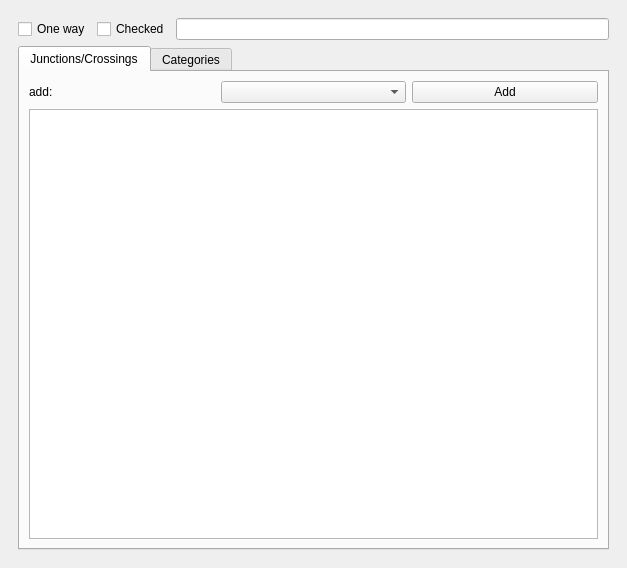
<?xml version="1.0" encoding="UTF-8"?>
<ui version="4.0">
 <class>site_categoriserDockWidgetBase</class>
 <widget class="QDockWidget" name="site_categoriserDockWidgetBase">
  <property name="geometry">
   <rect>
    <x>0</x>
    <y>0</y>
    <width>627</width>
    <height>568</height>
   </rect>
  </property>
  <property name="windowTitle">
   <string>site categoriser</string>
  </property>
  <widget class="QWidget" name="dockWidgetContents">
   <layout class="QVBoxLayout" name="verticalLayout_2">
    <item>
     <widget class="QWidget" name="main_widget" native="true">
      <layout class="QVBoxLayout" name="verticalLayout">
       <item>
        <layout class="QHBoxLayout" name="horizontalLayout_3">
         <item>
          <widget class="QCheckBox" name="one_way_box">
           <property name="toolTip">
            <string>&lt;html&gt;&lt;head/&gt;&lt;body&gt;&lt;p&gt;Mark section as one way.&lt;/p&gt;&lt;/body&gt;&lt;/html&gt;</string>
           </property>
           <property name="text">
            <string>One way</string>
           </property>
          </widget>
         </item>
         <item>
          <widget class="QCheckBox" name="checked_box">
           <property name="toolTip">
            <string>&lt;html&gt;&lt;head/&gt;&lt;body&gt;&lt;p&gt;Mark section as checked.&lt;/p&gt;&lt;/body&gt;&lt;/html&gt;</string>
           </property>
           <property name="text">
            <string>Checked</string>
           </property>
          </widget>
         </item>
         <item>
          <widget class="QLineEdit" name="note_edit">
           <property name="toolTip">
            <string>&lt;html&gt;&lt;head/&gt;&lt;body&gt;&lt;p&gt;note for section.&lt;/p&gt;&lt;/body&gt;&lt;/html&gt;</string>
           </property>
          </widget>
         </item>
        </layout>
       </item>
       <item>
        <widget class="QTabWidget" name="tabWidget">
         <property name="currentIndex">
          <number>0</number>
         </property>
         <widget class="QWidget" name="tab_4">
          <attribute name="title">
           <string>Junctions/Crossings</string>
          </attribute>
          <attribute name="toolTip">
           <string>jc table</string>
          </attribute>
          <layout class="QVBoxLayout" name="verticalLayout_3">
           <item>
            <layout class="QHBoxLayout" name="horizontalLayout">
             <item>
              <widget class="QLabel" name="label">
               <property name="text">
                <string>add:</string>
               </property>
              </widget>
             </item>
             <item>
              <widget class="QComboBox" name="addBox">
               <property name="toolTip">
                <string>&lt;html&gt;&lt;head/&gt;&lt;body&gt;&lt;p&gt;Category to add.&lt;/p&gt;&lt;p&gt;Q1=minor junction,&lt;/p&gt;&lt;p&gt;Q2=major junction,&lt;/p&gt;&lt;p&gt;Q3=junction with roundabout&lt;/p&gt;&lt;p&gt;K=crossing&lt;/p&gt;&lt;/body&gt;&lt;/html&gt;</string>
               </property>
              </widget>
             </item>
             <item>
              <widget class="QPushButton" name="add_button">
               <property name="toolTip">
                <string>&lt;html&gt;&lt;head/&gt;&lt;body&gt;&lt;p&gt;Add junction or crossing with selected section,chainage and category.&lt;/p&gt;&lt;/body&gt;&lt;/html&gt;</string>
               </property>
               <property name="text">
                <string>Add</string>
               </property>
              </widget>
             </item>
            </layout>
           </item>
           <item>
            <widget class="QTableView" name="jc_view">
             <property name="toolTip">
              <string>&lt;html&gt;&lt;head/&gt;&lt;body&gt;&lt;p&gt;Junctions and crossings table. right click on rows for options. &lt;/p&gt;&lt;p&gt;&amp;lt;50m before section should be added with negative chainage. &lt;/p&gt;&lt;p&gt;&amp;lt;50m after section with chainage&amp;gt;section length.&lt;/p&gt;&lt;/body&gt;&lt;/html&gt;</string>
             </property>
             <property name="selectionBehavior">
              <enum>QAbstractItemView::SelectRows</enum>
             </property>
            </widget>
           </item>
          </layout>
         </widget>
         <widget class="QWidget" name="widget">
          <attribute name="title">
           <string>Categories</string>
          </attribute>
          <layout class="QVBoxLayout" name="verticalLayout_4">
           <item>
            <widget class="QTableView" name="policyView">
             <property name="toolTip">
              <string>&lt;html&gt;&lt;head/&gt;&lt;body&gt;&lt;p&gt;policy/categories table. Where a location is affected by multiple events the event with the lower pos will take precedence. Pos should increase as irl decreases.&lt;/p&gt;&lt;/body&gt;&lt;/html&gt;</string>
             </property>
            </widget>
           </item>
          </layout>
         </widget>
        </widget>
       </item>
      </layout>
     </widget>
    </item>
   </layout>
  </widget>
 </widget>
 <resources/>
 <connections/>
</ui>
